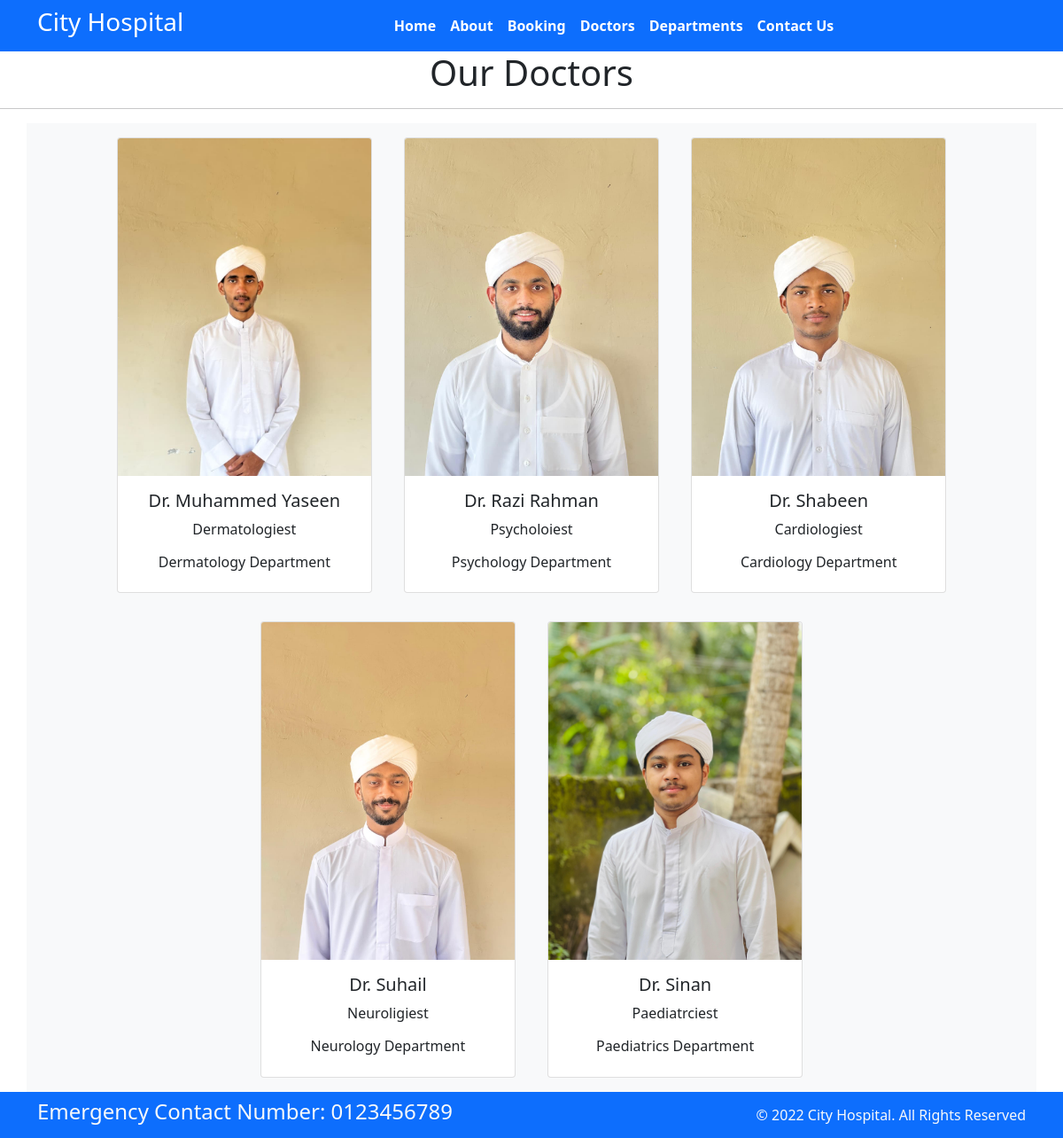
Screenshot of /doctor/ with the database file from the repository.
### home/models.py (models this page shows, shortened)
class Doctors(models.Model):
    doc_name = models.CharField(max_length=255)
    doc_spec = models.CharField(max_length=255)
    dep_name = models.ForeignKey(Department, on_delete=models.CASCADE)
    doc_image = models.ImageField(upload_to="doctors")

class Department(models.Model):
    dep_name = models.CharField(max_length=100)
    dep_decription = models.TextField()
    def __str__(self):
        return self.dep_name

### home/views.py (the view)
# urls.py: path('doctor/', views.doctor, name='doctor'),
def doctor(request):
    dic_docs = {
        'doctors': Doctors.objects.all()
        }
    return render(request, 'doctor.html',dic_docs)

### templates/doctor.html (shortened to what this page needs)
{% extends "base.html" %}
{% block content %}
<h1 class="text-center">Our Doctors</h1>
<hr>
<div class="container text-center bg-light">
    {%for d in doctors %}
    <div class="card text-center mx-3 my-3" style="width: 18rem;display: inline-block; ">
        <img src="{{d.doc_image.url}}" class="card-img-top" alt="...">
        <div class="card-body">
            <h5 class="card-title">Dr. {{d.doc_name}}</h5>
            <p class="card-text">{{d.doc_spec}}</p>
            <h6>{{d.dep_name}} Department</h6>
        </div>
    </div>
    {% endfor %}
</div>
{% endblock %}

### rows the page displays
Doctors: doc_image (picture), doc_name "Muhammed Yaseen", doc_spec "Dermatologiest", dep_name "Dermatology"
Doctors: doc_image (picture), doc_name "Razi Rahman", doc_spec "Psycholoiest", dep_name "Psychology"
Doctors: doc_image (picture), doc_name "Shabeen", doc_spec "Cardiologiest", dep_name "Cardiology"
Doctors: doc_image (picture), doc_name "Suhail", doc_spec "Neuroligiest", dep_name "Neurology"
Doctors: doc_image (picture), doc_name "Sinan", doc_spec "Paediatrciest", dep_name "Paediatrics"
